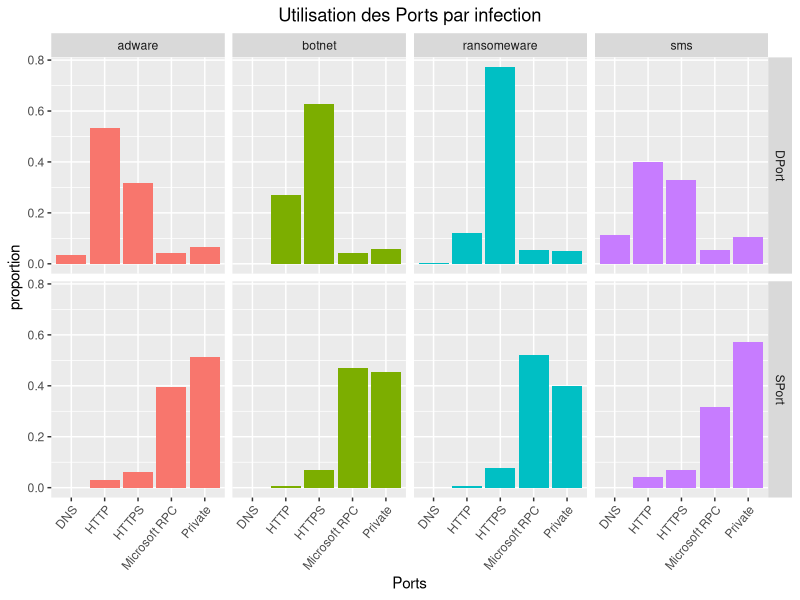
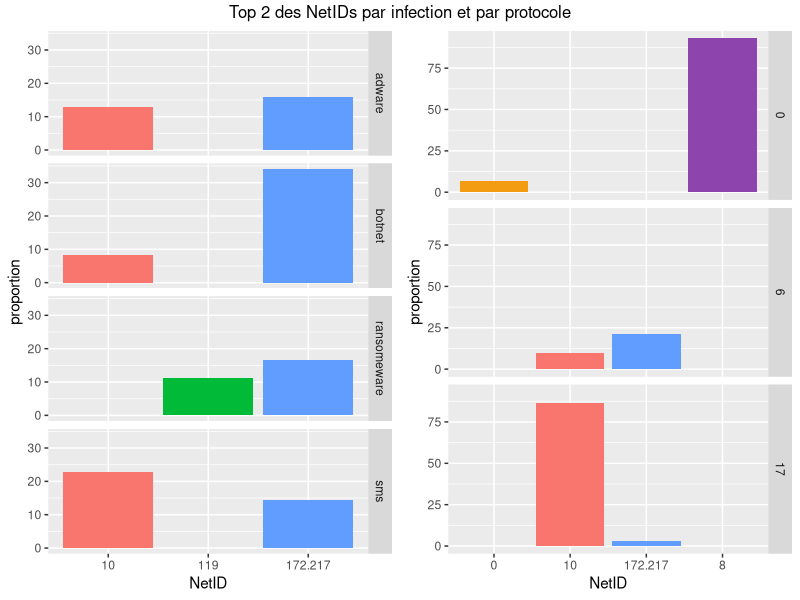
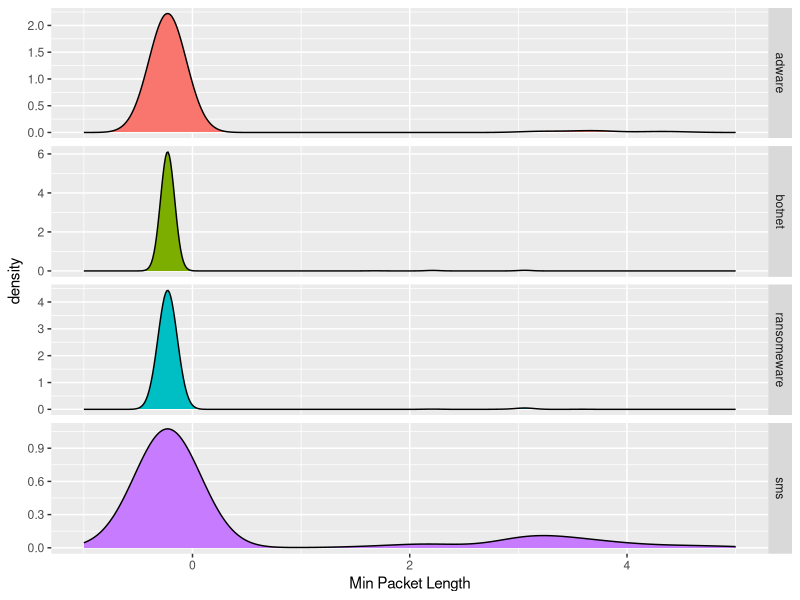
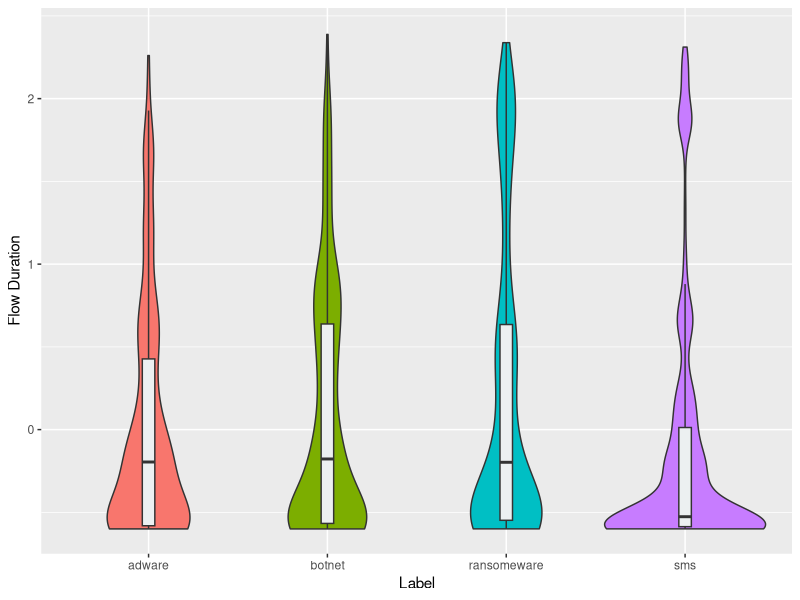
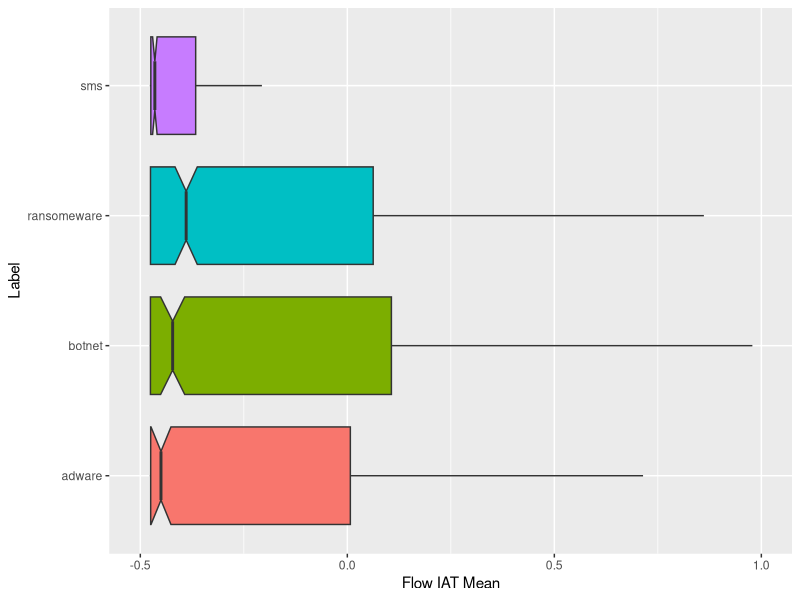

Recreate these plots in R, in order.
## ---- chunk 1
library(tidyverse)
library(gridExtra)
library(caret)
library(randomForest)
library(ranger) #RandomForest plus rapide
library(rpart)
library(pROC)
## ---- chunk 2
data <- read_csv("data/hackerAttack.csv")
## ---- chunk 3
ip_split <- function(ip){
    #' Renvoie le Net-ID d'une adresse IP
    octets <- str_split(ip, "\\.")[[1]]
    if (as.numeric(octets[1]) <= 127) {
        netID <- octets[1]
    } else {
        netID <- paste(octets[1], octets[2], sep = ".")
    }
    
    return(netID)
}
## ---- chunk 4
data %>% 
select_if(is.numeric) %>% 
summarise_all(var) %>% 
gather() %>%
select(value) %>%
as.matrix() %>%
quantile(0.25) -> q1
## ---- chunk 5
data <- data %>% 
rename(IP = 'Destination IP') %>% 
rowwise() %>% # vectorise la fonction ip_split
mutate(IP = ip_split(IP)) %>% 
as_tibble() # supprime rowwise_df
## ---- chunk 6
data <- data %>% 
rename(
    SPort = 'Source Port',
    DPort = 'Destination Port',
) %>% 
mutate(
    DPort = case_when(
        DPort == 53 ~ "DNS",
        DPort == 80 ~ "HTTP",
        DPort == 443 ~ "HTTPS",
        DPort %in% c(1024:5000, 49152:65535) ~ "Microsoft RPC",
        DPort %in% 60000:61000 ~ "Mosh",
        TRUE ~ "Private"
    ),
    SPort = case_when(
        SPort == 80 ~ "HTTP",
        SPort == 443 ~ "HTTPS",
        SPort %in% c(1024:5000, 49152:65535) ~ "Microsoft RPC",
        SPort %in% 60000:61000 ~ "Mosh",
        TRUE ~ "Private"
    )
) %>% 
mutate_at(
    c('SPort', 'DPort', 'IP', 'Protocol', 'Label'),
    funs(factor)
) %>% 
select(
    1:4, # Facteurs
    colnames(select_if(., function(col) is.numeric(col) && var(col) >= q1)), # Variances faibles
    ncol(.) # Label
) %>% 
mutate_if(
    is.numeric,
    scale
)
## ---- chunk 7
dim_quant <- data %>% select_if(is.numeric) %>% ncol()
dim_IP <- length(unique(data$IP))
dim_SPort <- length(unique(data$SPort))
dim_DPort <- length(unique(data$DPort))
dim_Protocol <- length(unique(data$Protocol))
dim_X <- dim_quant + dim_IP-1 + dim_SPort-1 + dim_DPort-1 + dim_Protocol-1
## ---- chunk 8
data %>%
select(SPort, DPort, Label) %>%
gather("Entry", "Port", -Label) %>% ggplot() + 
aes(x = Port, y = ..prop.., group = 1, fill = Label) +
geom_bar() + guides(fill = F) + 
facet_grid(cols = vars(Label), rows = vars(Entry)) +
labs(title = "Utilisation des Ports par infection", x = "Ports", y = "proportion") +
theme(
    axis.text.x = element_text(angle = 50, hjust = 1),
    plot.title = element_text(hjust = 0.5)
)
## ---- chunk 9
ip_label <- data %>% 
group_by(Label, IP) %>% 
summarise(proportion = n()) %>%
mutate(proportion = proportion*100 / sum(proportion)) %>% 
top_n(2, proportion) %>% 
ggplot() + aes(x = IP, y = proportion, fill = IP) +
geom_bar(stat="identity") + facet_grid(Label~.) +
guides(fill = F) + xlab("NetID")

ip_protocol <- data %>% 
group_by(Protocol, IP) %>% 
summarise(proportion = n()) %>%
mutate(proportion = proportion*100 / sum(proportion)) %>% 
top_n(2, proportion) %>% 
ggplot() + aes(x = IP, y = proportion, fill = IP) +
geom_bar(stat="identity") + facet_grid(Protocol~.) +
guides(fill = F) + xlab("NetID") +
scale_fill_manual(values = c("#f39c12", "#f8766d", "#619cff", "#8e44ad"))
## ---- chunk 10
data %>% 
group_by(Label, Protocol) %>% 
summarise(proportion = n()) %>%
mutate(proportion = proportion*100 / sum(proportion)) %>% 
spread(Protocol, proportion)
grid.arrange(ip_label, ip_protocol,
             ncol = 2, nrow = 1,
             top = "Top 2 des NetIDs par infection et par protocole"
)
## ---- chunk 11
ggplot(data) + aes(x = `Min Packet Length`, fill = Label) +
geom_density() + facet_grid(Label~., scales = "free_y") +
xlim(range(-1,5)) + guides(fill = F)
## ---- chunk 12
ggplot(data) + aes(y = `Flow Duration`, x = Label, fill = Label) +
geom_violin() + ylim(range(-0.6:2.6)) + guides(fill = F) +
geom_boxplot(width = 0.07, fill = "#ecf0f1", outlier.size = -1)
## ---- chunk 13
ggplot(data) + 
aes(y = `Flow IAT Mean`, x = Label, fill = Label) +
geom_boxplot(notch=T, outlier.size = -1) +
coord_flip(ylim=c(-0.5, 1)) +
guides(fill = F)
